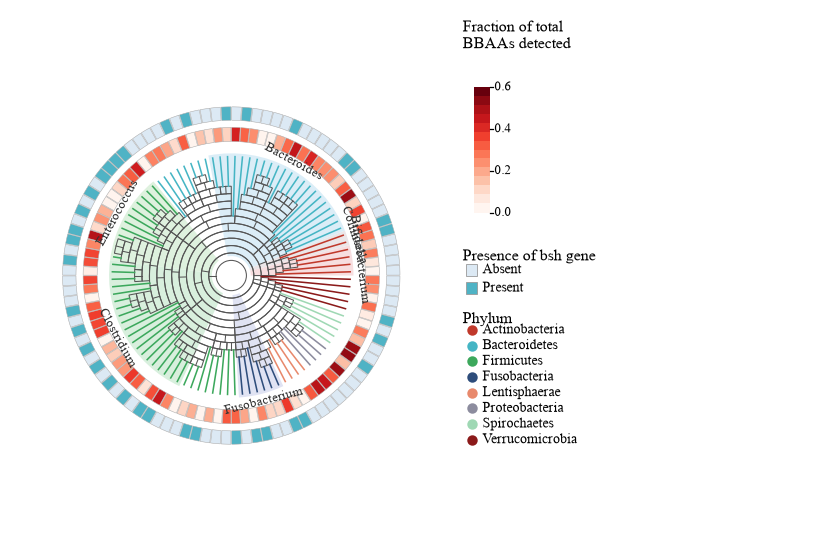

Python code for this plot:
# -*- coding: utf-8 -*-
"""案例15 - Nature 环形系统发育树圈图(四)。
参考：同类期刊常见的「环形发育树 + 双注释环」版式 — 枝色=门+属区淡彩底+属名弧标 + BBAA红渐变环 + bsh蓝白有无环 + 右侧3组图例（详见同名 case 卡）。"""
import sys, os
HERE = os.path.dirname(os.path.abspath(__file__))
sys.path.insert(0, os.path.join(HERE, 'lib'))
sys.path.insert(0, os.path.join(HERE, 'lib'))
from paper_style import *
set_style()

import numpy as np
import matplotlib.pyplot as plt
from matplotlib.patches import Wedge
from matplotlib import cm, colors as mcolors
from newick import random_newick, parse_newick

SEED, N = 15, 100

# ---------------------------------------------------------------- 门分块 + 属进化枝
PHY = [('Actinobacteria', '#C0392B', 6), ('Bacteroidetes', '#45B5C4', 30),
       ('Firmicutes', '#3CA85C', 40), ('Fusobacteria', '#2E4D7B', 6),
       ('Lentisphaerae', '#E8896C', 4), ('Proteobacteria', '#8C8C9E', 4),
       ('Spirochaetes', '#9FD8B4', 5), ('Verrucomicrobia', '#8B1A1A', 5)]
GENERA = [('Bifidobacterium', 0, 4, '#F7DBDD'), ('Collinsella', 4, 2, '#E9E4E6'),
          ('Bacteroides', 6, 22, '#D7ECF7'), ('Enterococcus', 36, 12, '#DBF0DB'),
          ('Clostridium', 48, 20, '#D4EEDA'), ('Fusobacterium', 76, 6, '#DDE0F2')]

tree = parse_newick(random_newick(N, seed=SEED))

def leaves_of(nd):
    if not nd['children']:
        return [nd['name']]
    out = []
    for c in nd['children']:
        out += leaves_of(c)
    return out

order = leaves_of(tree)
leaf2ph = {}
i = 0
for nm, col, k in PHY:
    for t in order[i:i + k]:
        leaf2ph[t] = col
    i += k
r15 = rng(SEED)
bbaa = np.clip(r15.normal(0.20, 0.16, N), 0.005, 0.6)
bsh = r15.random(N) < 0.45
cmap = plt.get_cmap('Reds')
norm = mcolors.Normalize(0, 0.6)

# ---------------------------------------------------------------- 环形树
R0, R1 = 0.07, 0.55
ang = {nm: 2 * np.pi * (j + 0.5) / N for j, nm in enumerate(order)}
nleaf = {}

def cnt(nd):
    nleaf[id(nd)] = 1 if not nd['children'] else sum(cnt(c) for c in nd['children'])
    return nleaf[id(nd)]
cnt(tree)

def maxd(nd):
    return 0 if not nd['children'] else 1 + max(maxd(c) for c in nd['children'])
TOT = max(maxd(tree), 1)

def rd(d):
    return R0 + (R1 - R0) * d / TOT

def P(th, r):
    return (r * np.cos(th), r * np.sin(th))

fig = plt.figure(figsize=cm2in(17.5, 11.5))
gs = fig.add_gridspec(1, 2, width_ratios=[1.2, 1], wspace=0.02)
ax = fig.add_subplot(gs[0])
ax2 = fig.add_subplot(gs[1])
hw = np.pi / N

# 属区淡彩底 + 属名
for nm, i0, k, col in GENERA:
    a0 = np.degrees(ang[order[i0]] - hw)
    a1 = np.degrees(ang[order[i0 + k - 1]] + hw)
    ax.add_patch(Wedge((0, 0), R1 + 0.015, a0, a1, width=R1 + 0.015 - 0.09,
                       facecolor=col, edgecolor='none', alpha=0.9, zorder=1))
    amid = np.radians(0.5 * (a0 + a1))
    deg = 0.5 * (a0 + a1) % 360
    rot = deg - 90 if 0 < deg <= 180 else deg + 90
    ax.text(0.60 * np.cos(amid), 0.60 * np.sin(amid), nm, rotation=rot,
            fontsize=6, ha='center', va='center', color='#333333')

SPAN = {id(tree): (0.0, 2 * np.pi, 0)}

def walk(nd):
    a0, a1, d = SPAN[id(nd)]
    if nd['children']:
        k = nleaf[id(nd)]; pos = a0
        for ch in nd['children']:
            w = nleaf[id(ch)] / k * (a1 - a0)
            SPAN[id(ch)] = (pos, pos + w, d + 1); pos += w
        mid = 0.5 * (a0 + a1)
        (x0, y0), (x1, y1) = P(mid, rd(d)), P(mid, rd(d + 1))
        ax.plot([x0, x1], [y0, y1], color='#555555', lw=0.5, zorder=2)
        ax.add_patch(Wedge((0, 0), rd(d + 1), np.degrees(a0), np.degrees(a1),
                           width=max(rd(d + 1) - rd(d), 1e-4), facecolor='none',
                           edgecolor='#555555', lw=0.5, zorder=2))
        for ch in nd['children']:
            walk(ch)
    else:
        a = ang[nd['name']]
        (x0, y0), (x1, y1) = P(a, rd(d)), P(a, R1)
        ax.plot([x0, x1], [y0, y1], color=leaf2ph[nd['name']], lw=0.75, zorder=2)

walk(tree)

# ---------------------------------------------------------------- 双注释环
for j, nm in enumerate(order):
    a = np.degrees(ang[nm])
    ax.add_patch(Wedge((0, 0), 0.685, a - np.degrees(hw) * 0.92,
                       a + np.degrees(hw) * 0.92, width=0.065,
                       facecolor=cmap(norm(bbaa[j])), edgecolor='#AAAAAA',
                       lw=0.25, zorder=2))
    ax.add_patch(Wedge((0, 0), 0.78, a - np.degrees(hw) * 0.92,
                       a + np.degrees(hw) * 0.92, width=0.062,
                       facecolor='#4FB3C5' if bsh[j] else '#DCE9F4',
                       edgecolor='#AAAAAA', lw=0.25, zorder=2))

ax.set_xlim(-1.0, 1.0); ax.set_ylim(-1.0, 1.0)
ax.set_aspect('equal'); ax.axis('off')

# ---------------------------------------------------------------- 右侧图例
ax2.set_xlim(0, 1); ax2.set_ylim(0, 1); ax2.axis('off')
ax2.text(0.02, 0.99, 'Fraction of total\nBBAAs detected', fontsize=7.5, va='top')
CB_TOP, CB_H = 0.86, 0.24
for t_i in range(14):
    ax2.add_patch(plt.Rectangle((0.05, CB_TOP - t_i * CB_H / 14 - CB_H / 14),
                                0.045, CB_H / 14 + 0.001,
                                facecolor=cmap(1 - t_i / 13.0), edgecolor='none'))
for v in [0.6, 0.4, 0.2, 0.0]:
    yy = CB_TOP - (1 - v / 0.6) * CB_H
    ax2.plot([0.095, 0.103], [yy, yy], lw=0.6, color='black')
    ax2.text(0.108, yy, ('%.1f' % v), fontsize=6, va='center')

y = CB_TOP - CB_H - 0.07
ax2.text(0.02, y, u'Presence of bsh gene', fontsize=7.5, va='top')
for lab, col in [('Absent', '#DCE9F4'), ('Present', '#4FB3C5')]:
    y -= 0.035
    ax2.add_patch(plt.Rectangle((0.03, y - 0.016), 0.030, 0.024,
                                facecolor=col, edgecolor='#999999', lw=0.4))
    ax2.text(0.075, y - 0.004, lab, fontsize=6.5, va='center')

y -= 0.05
ax2.text(0.02, y, 'Phylum', fontsize=7.5, va='top')
for nm, col, _k in PHY:
    y -= 0.030
    ax2.plot([0.045], [y - 0.004], 'o', ms=4, color=col)
    ax2.text(0.075, y - 0.004, nm, fontsize=6.5, va='center')

save(fig, 'case_seg015.png')
